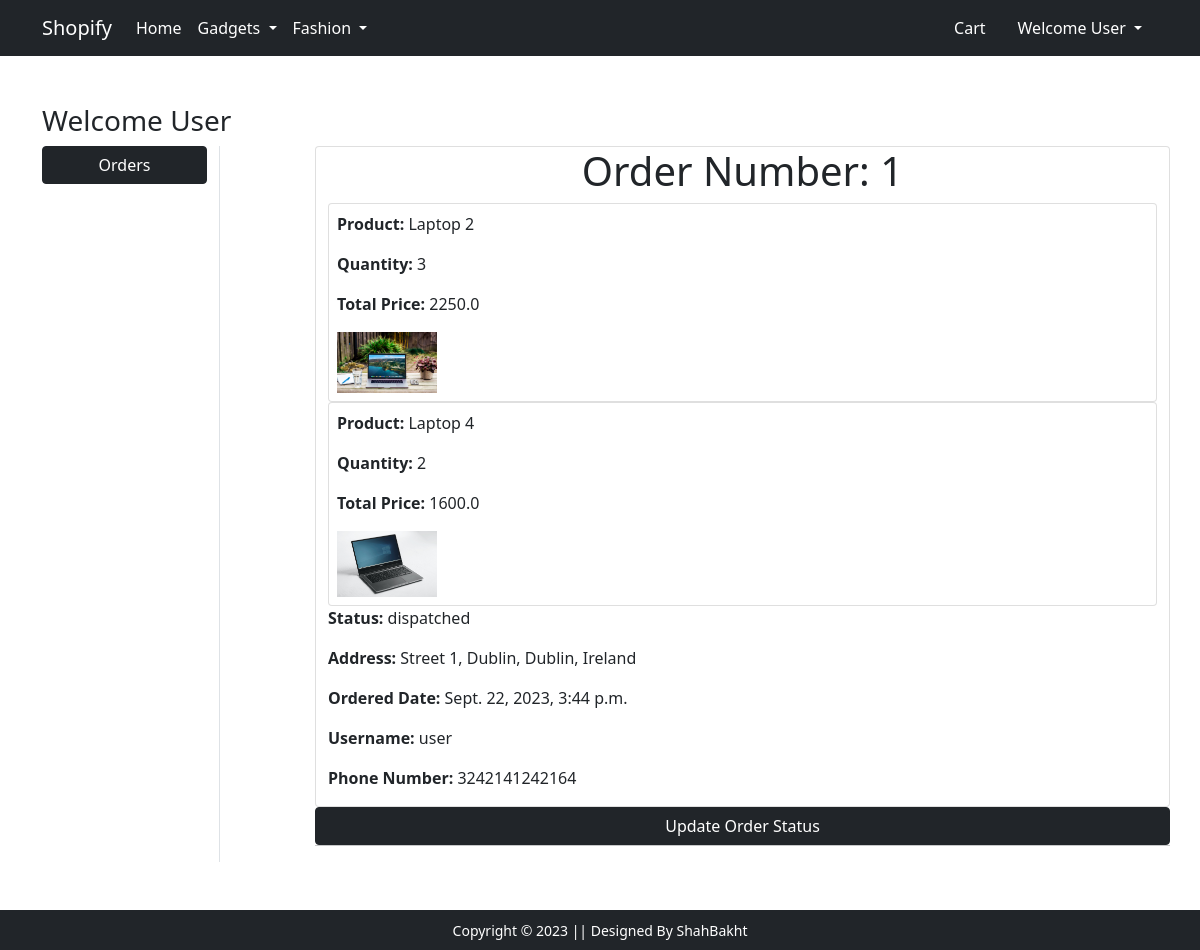
Page /admins/orders (signed in) on the committed database.
### main/models.py (models this page shows, shortened)
class Order(models.Model):
  user = models.ForeignKey(User, on_delete=models.CASCADE, related_name='orders')
  address = models.ForeignKey(Address, on_delete=models.CASCADE, related_name='orders')
  ordered_date = models.DateTimeField(auto_now_add=True)
  status = models.CharField(max_length=20, choices=STATUS_CHOICES, default='pending')

class Item(models.Model):
  order = models.ForeignKey(Order, on_delete=models.CASCADE, related_name='items')
  product = models.ForeignKey(Product, on_delete=models.CASCADE, related_name='ordered_items')
  quantity = models.IntegerField(default=1)
  @property
  def total_cost(self):
    return self.quantity * self.product.discounted_price

class Product(models.Model):
  title = models.CharField(max_length=100)
  description = models.TextField()
  selling_price = models.FloatField()
  discounted_price = models.FloatField()
  brand = models.CharField(max_length=100)
  category = models.CharField(choices=CATEGORIES, max_length=50)
  product_image = models.ImageField(upload_to='products_images')

class Address(models.Model):
  street = models.TextField()
  state = models.CharField(max_length=100)
  city = models.CharField(max_length=100)
  country = models.CharField(max_length=100)
  zip_code = models.CharField(max_length=100)
  phone_number = models.CharField(max_length=20)
  user = models.ForeignKey(User, on_delete=models.CASCADE, related_name='addresses')
  @property
  def formatted_address(self):
    return f"{self.street},  {self.state}, {self.city}, {self.country}"

### main/views.py (the view)
# urls.py: path('admins/orders', views.admin_orders, name="admin_orders"),
@login_required(login_url='login')
def admin_orders(request):
  orders = Order.objects.all()
  template_name = 'main/admin_orders.html'
  context = {
    'orders': orders
  }
  return render(request, template_name, context)

### main/templates/main/admin_orders.html (shortened to what this page needs)
{% extends 'main/base.html' %}
{% load static %}
{% block main-content %}
<div class="container my-5">
 <div class="row">
 <h3>Welcome {{ request.user.username | capfirst }}</h3>
  <div class="col-sm-2 border-end">
   <ul class="list-unstyled">
    <li class="d-grid"><a href="{% url 'orders' %}" class="btn btn-dark">Orders</a></li>
   </ul>
  </div>
  <div class="col-sm-9 offset-sm-1">
    {% if orders %}
      {% for order in orders %}
        <div class="row">
          <div class="col-sm-12 card">
            <h1 class="text-center">Order Number: {{order.id}}</h1>
            {% for item in order.items.all %}
              <div class="card p-2">
                <p><strong>Product: </strong> {{item.product.title}}</p>
                <p><strong>Quantity: </strong> {{item.quantity}}</p>
                <p><strong>Total Price: </strong> {{item.total_cost}}</p>
                <img src="{{item.product.product_image.url}}" alt="" width="100px">
              </div>
            {% endfor %}
            <p><strong>Status: </strong> {{order.status}}</p>
            <p><strong>Address: </strong> {{order.address.formatted_address}}</p>
            <p><strong>Ordered Date: </strong> {{order.ordered_date}}</p>
            <p><strong>Username: </strong> {{order.user.username}}</p>
            <p><strong>Phone Number: </strong> {{order.address.phone_number}}</p>
          </div>
          <a href="{% url 'update_order_status' order.id %}" class="btn btn-dark">Update Order Status</a>
          <hr>
        </div>
      {% endfor %}
    {% endif %}
  </div>
 </div>
</div>
{% endblock main-content %}

### main/templates/main/base.html (shortened to what this page needs)
<!doctype html>
{% load static %}
<html lang="en">
  <head>
    <link href="https://cdn.jsdelivr.net/npm/bootstrap@5.0.0-beta1/dist/css/bootstrap.min.css" rel="stylesheet">
    <link rel="stylesheet" href="{% static 'main/css/owl.carousel.min.css' %}">
    <link rel="stylesheet" href="{% static 'main/css/all.min.css' %}">
    <link rel="stylesheet" href="{% static 'main/css/style.css' %}">
  </head>
  <body>
    <nav class="navbar navbar-expand-lg navbar-dark bg-dark">
     <div class="container">
       <a class="navbar-brand" href="/">Shopify</a>
       <div class="collapse navbar-collapse" id="navbarSupportedContent">
         <ul class="navbar-nav me-auto mb-2 mb-lg-0">
           <li class="nav-item">
             <a class="nav-link active" aria-current="page" href="/">Home</a>
           </li>
           <li class="nav-item dropdown">
             <a class="nav-link dropdown-toggle text-white" href="#" id="electronicsDropdown" role="button" data-bs-toggle="dropdown" aria-expanded="false">
               Gadgets
             </a>
           </li>
           <li class="nav-item dropdown">
             <a class="nav-link dropdown-toggle text-white" href="#" id="fashionDropdown" role="button" data-bs-toggle="dropdown" aria-expanded="false">
               Fashion
             </a>
           </li>
         </ul>
         <div>
          <ul class="navbar-nav me-auto mb-2 mb-lg-0">
          {% if request.user.is_authenticated %}
            <li class="nav-item mx-2">
              <a href="{% url 'shopping_cart' %}" class="nav-link text-white"> Cart </a>
            </li>
            <li class="nav-item dropdown mx-2">
              <a class="nav-link dropdown-toggle text-white" href="#" id="profileDropdown" role="button" data-bs-toggle="dropdown" aria-expanded="false">
                Welcome {{ request.user.username | capfirst }}
              </a>
            </li>
          {% endif %}
          </ul>
         </div>
       </div>
     </div>
    </nav>
    {% block main-content %} {% endblock main-content %}
    <footer class="container-fluid bg-dark text-center p-2 mt-5">
        <small class="text-white">Copyright &copy; 2023 || Designed By ShahBakht</small>
    </footer>
  </body>
</html>

### rows in the picture
Order: id "1", status "dispatched", address.formatted_address "Street 1, Dublin, Dublin, Ireland", ordered_date "Sept. 22, 2023, 3:44 p.m.", user.username "user", address.phone_number "3242141242164"
Item: product "Laptop 2", quantity "3", total_cost "2250.0", product.product_image (picture)
Item: product "Laptop 4", quantity "2", total_cost "1600.0", product.product_image (picture)

### other values in the picture
{{ request.user.username | capfirst }} "User"
